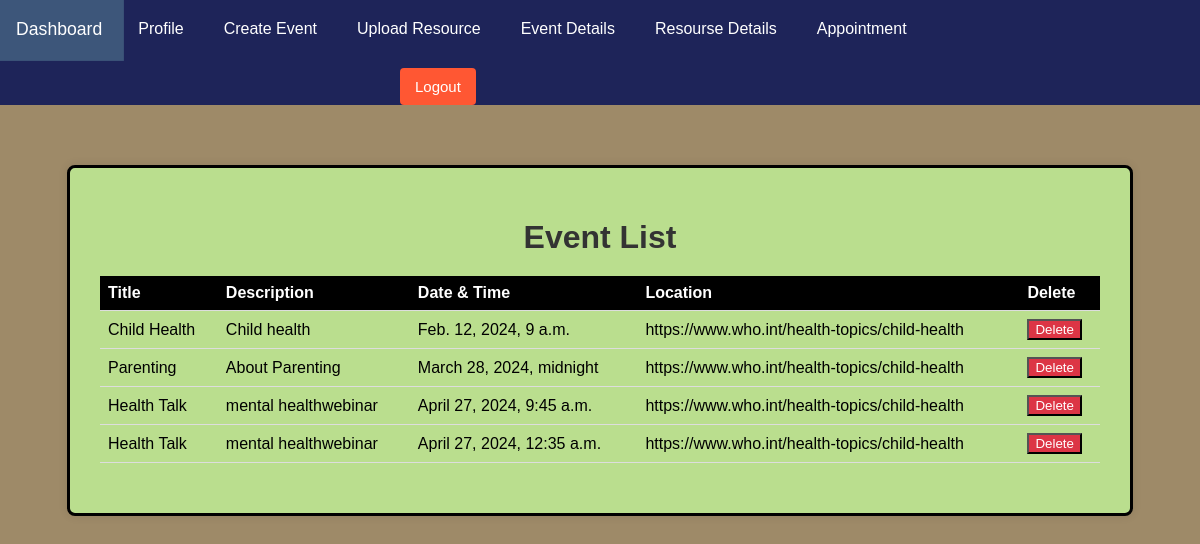
The page /event_detail/ (signed in) on the database its author committed.
### MentalHealth/models.py (models this page shows, shortened)
class Event(models.Model):
    title = models.CharField(max_length=255)
    description = models.CharField(max_length=255)
    date_time = models.DateTimeField()
    location = models.CharField(max_length=255)
    created_by = models.ForeignKey(Profile, related_name='created_events', on_delete=models.CASCADE)

### MentalHealth/views.py (the view)
# urls.py: path('event_detail/', views.event_detail, name='event_detail'),
def event_detail(request):
    events = Event.objects.filter(created_by=request.user.profile)
    return render(request, 'event_details.html', {'events': events})

### templates/event_details.html (shortened to what this page needs)
<!DOCTYPE html>
<html lang="en">
<head>
</head>
<body>
    {% include 'adminnavbar.html' %}
    <div class="container">
        <h1>Event List</h1>
        <table>
            <tr>
                <th>Title</th>
                <th>Description</th>
                <th>Date & Time</th>
                <th>Location</th>
                <th>Delete</th>
            </tr>
            {% for event in events %}
            <tr>
                <td>{{ event.title }}</td>
                <td>{{ event.description }}</td>
                <td>{{ event.date_time }}</td>
                <td>{{ event.location }}</td>
                <td class="action">
                    <form method="post" action="{% url 'delete_event' event.id %}" class="cancel-button">
                        <button type="submit" class="cancel">Delete</button>
                    </form>
                </td>
            </tr>
            {% endfor %}
        </table>
    </div>
</body>
</html>

### templates/event_details.html (style rules this page uses)
body { font-family: Arial, sans-serif; background-color: #9e8a68; padding: 0; margin: 0; }
.container { margin-top: 60px; max-width: 1000px; padding: 30px; background-color: #bade8e; border-radius: 8px; box-shadow: 0 0 10px rgba(0, 0, 0, 0.1); border: 3px solid black; margin-left: auto; margin-right: auto; }
table { width: 100%; border-collapse: collapse; margin-bottom: 20px; }
th, td { padding: 8px; text-align: left; border-bottom: 1px solid #ddd; }
th { background-color: black; font-weight: bold; color:white; }
h1 { text-align: center; margin-bottom: 20px; color: #333; }
.cancel { background-color: #dc3545; color: #fff; }

### rows shown on the page
Event: title "Child Health", description "Child health", date_time "Feb. 12, 2024, 9 a.m.", location "https://www.who.int/health-topics/child-health"
Event: title "Parenting", description "About Parenting", date_time "March 28, 2024, midnight", location "https://www.who.int/health-topics/child-health"
Event: title "Health Talk", description "mental healthwebinar", date_time "April 27, 2024, 9:45 a.m.", location "https://www.who.int/health-topics/child-health"
Event: title "Health Talk", description "mental healthwebinar", date_time "April 27, 2024, 12:35 a.m.", location "https://www.who.int/health-topics/child-health"
